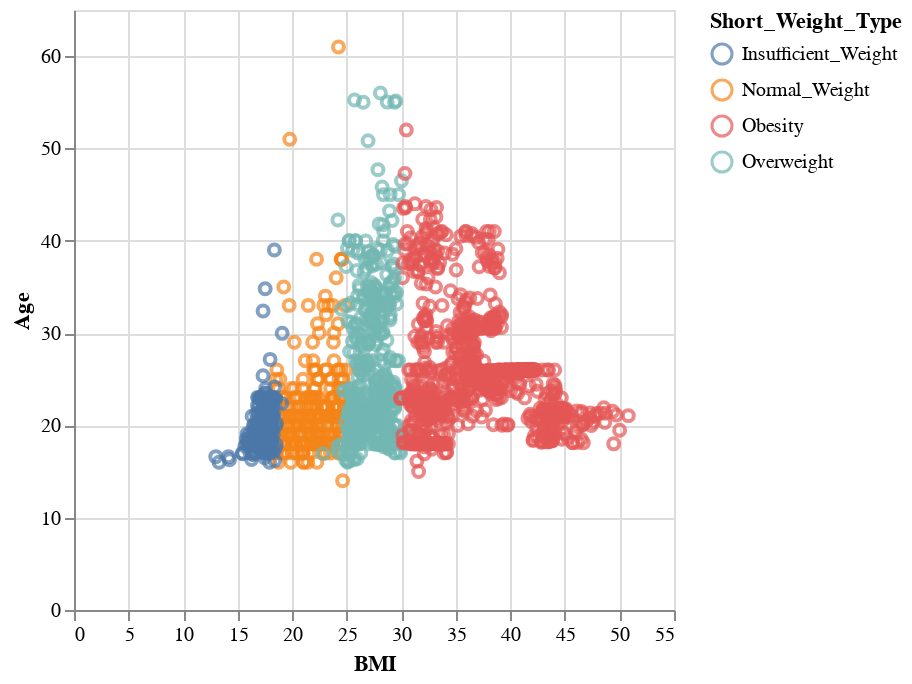

The notebook cell this image was saved under:
### Code cell
input_dropdown = alt.binding_select(options=[None, 'Normal_Weight', 'Insufficient_Weight', 'Overweight', 'Obesity'],
                                    labels=['All', 'Normal_Weight', 'Insufficient_Weight', 'Overweight', 'Obesity'], 
                                    name='Weight Type: ')

selection = alt.selection_point(fields=['Short_Weight_Type'], bind=input_dropdown)

alt.Chart(df).mark_point().encode(
    x='BMI:Q',
    y='Age:Q',
    color=alt.condition(selection, alt.Color('Short_Weight_Type:N'), alt.value('lightgray'))
).add_params(
    selection
)

### Figure 1 — Vega-Lite specification as saved in the notebook (floating-point values rounded to 4 significant figures; data arrays with more than 128 entries replaced by an {"elided": "..."} marker saying what was removed)
{"config": {"view": {"continuousWidth": 300, "continuousHeight": 300}}, "data": {"name": "data-6fa56d76da8d24c2513737698ca10e8d"}, "mark": {"type": "point"}, "encoding": {"color": {"condition": {"param": "param_20", "field": "Short_Weight_Type", "type": "nominal"}, "value": "lightgray"}, "x": {"field": "BMI", "type": "quantitative"}, "y": {"field": "Age", "type": "quantitative"}}, "params": [{"name": "param_20", "select": {"type": "point", "fields": ["Short_Weight_Type"]}, "bind": {"input": "select", "options": [null, "Normal_Weight", "Insufficient_Weight", "Overweight", "Obesity"], "labels": ["All", "Normal_Weight", "Insufficient_Weight", "Overweight", "Obesity"], "name": "Weight Type: "}}], "$schema": "https://vega.github.io/schema/vega-lite/v5.20.1.json", "datasets": {"data-6fa56d76da8d24c2513737698ca10e8d": {"elided": "2111 records"}}}
